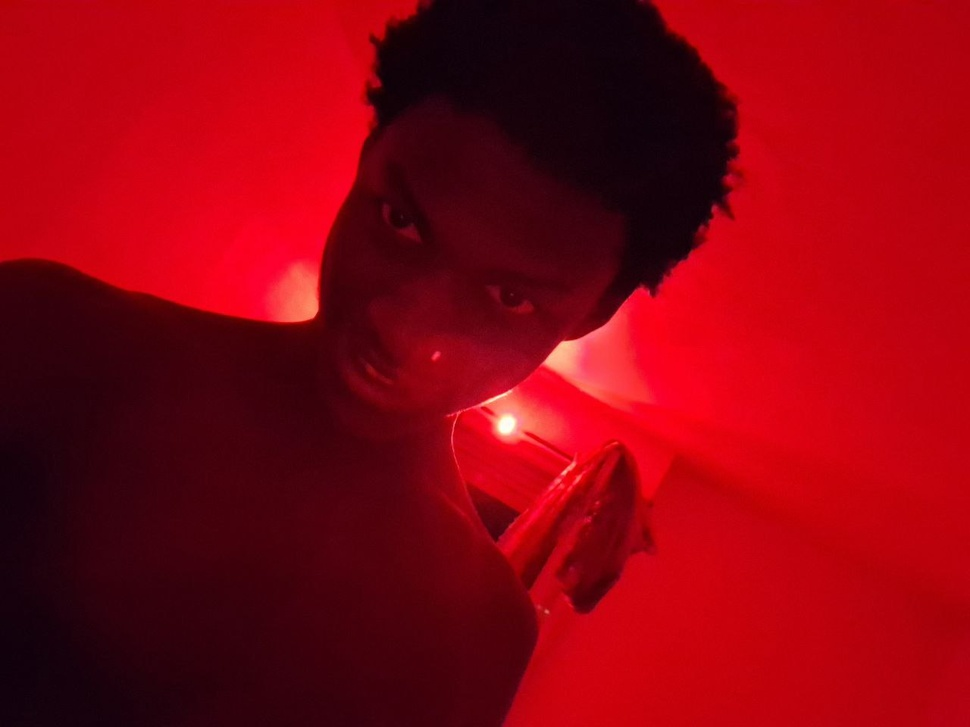
#> input picture traitement d'image/floutage et detourage/old/test0.jpg, 970 x 727 px, shrunk from 1280 x 960 before the run, found by its file name
$ python 'floutage rapide.py'
#> lines starting #> are read from the running program, lines starting #| are printed output that depends on the picture
from PIL import Image, ImageFilter

# Charger l'image
image = Image.open('test0.jpg')
#> image is the input picture: PIL image 970x727 RGB; mean R, G, B 136.8, 2.8, 15.7

# Appliquer le flou gaussien
flou_image = image.filter(ImageFilter.GaussianBlur(radius=15))
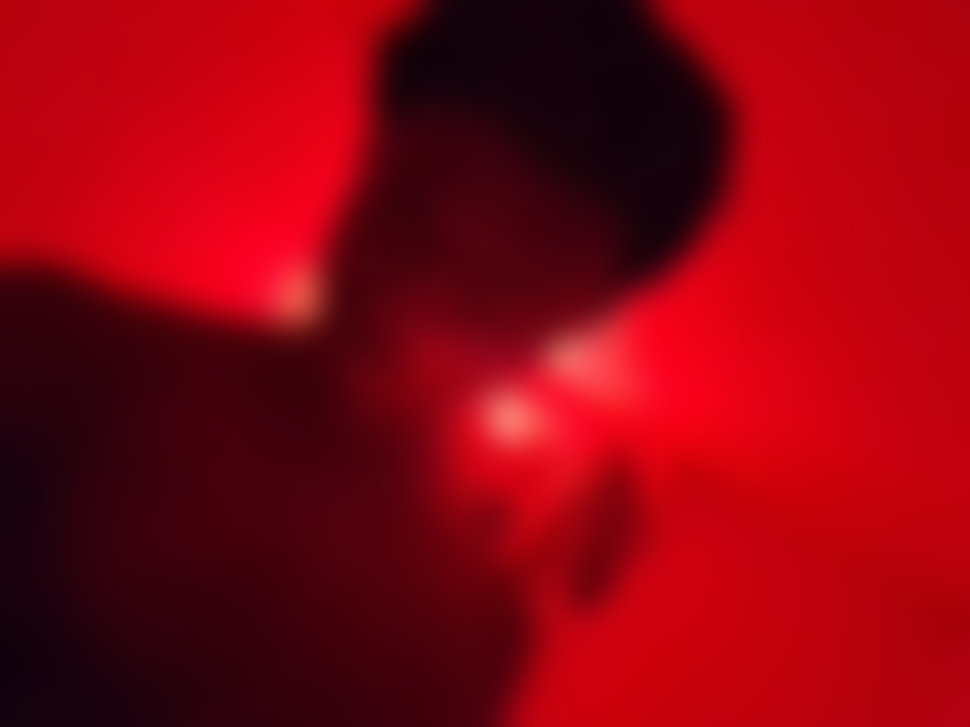
#> flou_image: PIL image 970x727 RGB; mean R, G, B 136.8, 2.8, 15.7

# Enregistrer l'image floutée
flou_image.save('test0_flou.jpg')

# Afficher l'image floutée
flou_image.show()

$ run again, with traitement d'image/floutage et detourage/old/anta.jpg copied over traitement d'image/floutage et detourage/old/test0.jpg
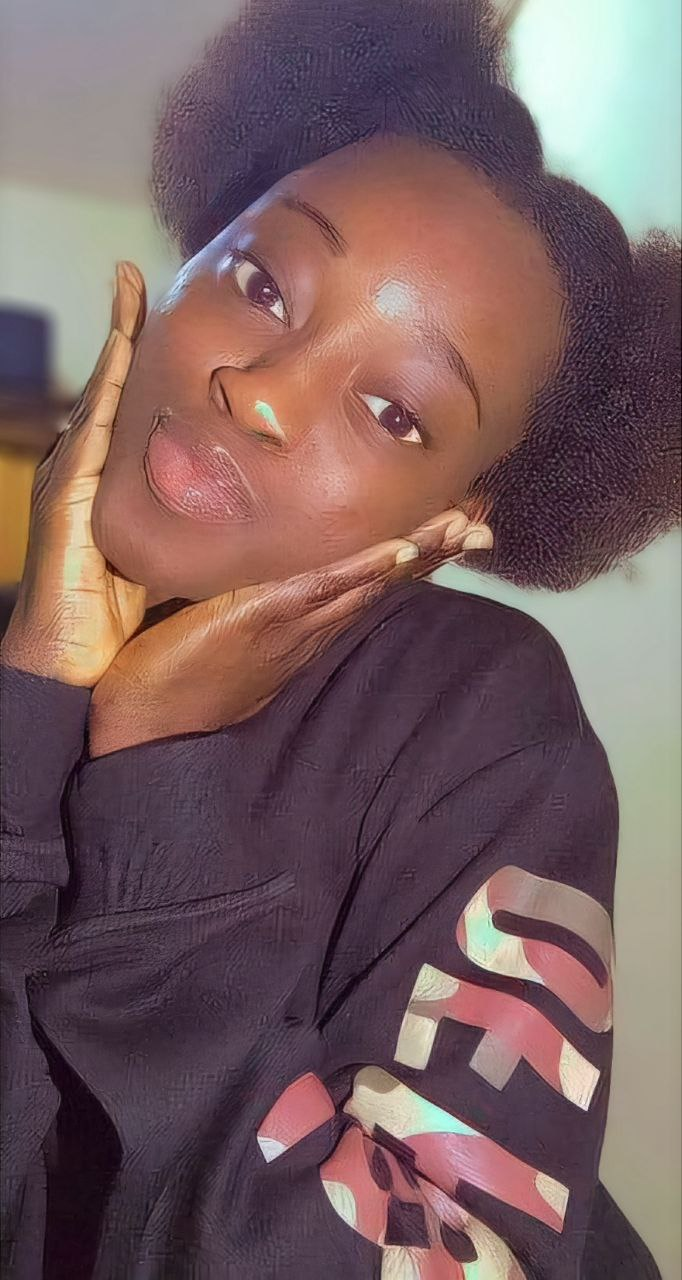
#> input picture traitement d'image/floutage et detourage/old/anta.jpg, 682 x 1280 px, found by its file name
#> image is the input picture: PIL image 682x1280 RGB; mean R, G, B 120.2, 95, 96.1
#> `flou_image = image.filter(ImageFilter.GaussianBlur(radius=15))`:
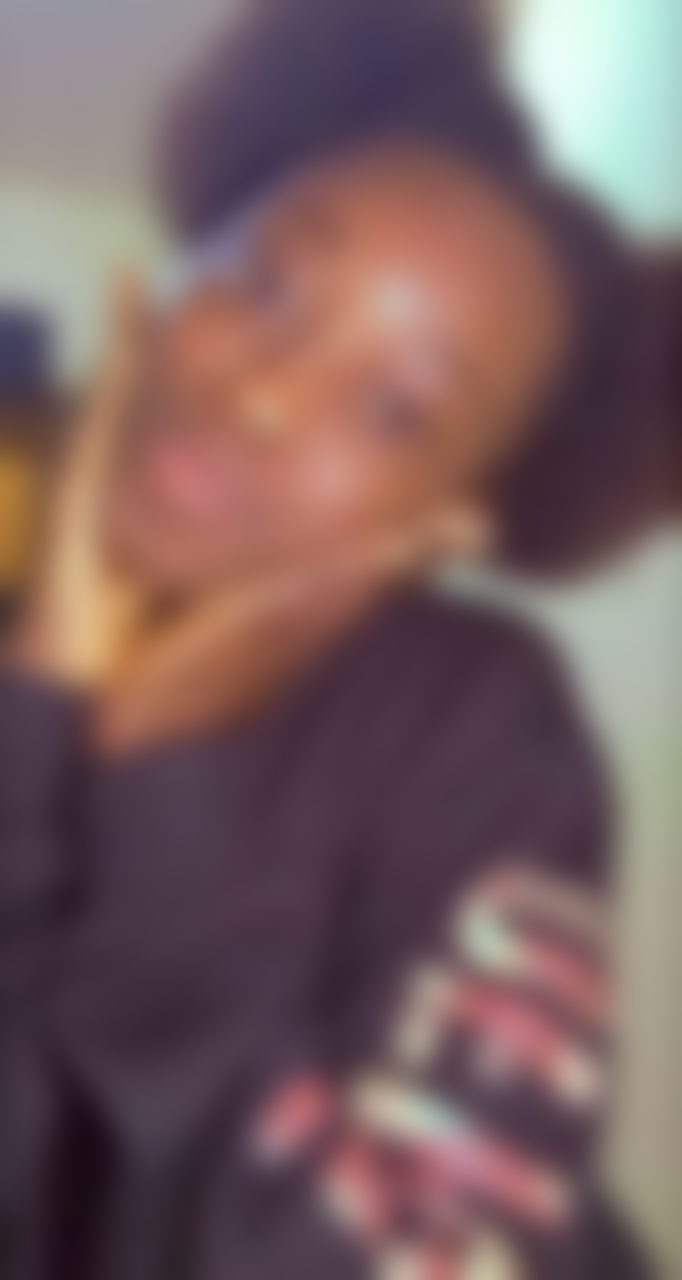
#> flou_image: PIL image 682x1280 RGB; mean R, G, B 120, 94.8, 95.8
